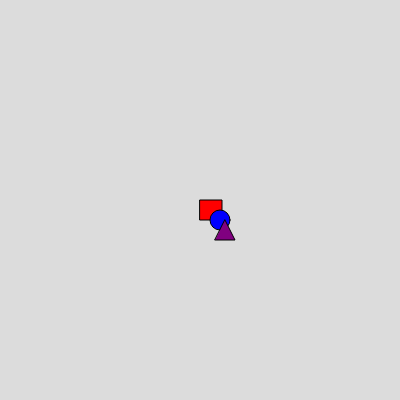
Frame 1 (no input)
Frame 60 (no input): identical to frame 1, image omitted
Frame 120 (the mouse pressed at the canvas centre since frame 60): identical to frame 1, image omitted

The p5.js sketch that drew this single still picture (run headless with seeded random() and noise() and a simulated clock; from frame 60 on, the mouse is pressed at the canvas centre):

// p5.js sketch
// ── sketch.js
function setup() {
  createCanvas(400, 400);
}

function draw() {
  background(220);
  fill("red");
  rect(200, 200, 22, 20);
  fill("blue");
  circle(220, 220, 20);
  fill("purple");
  triangle(215, 240, 235, 240, 225, 220);
}
const color = "gray";
console.log(color);
